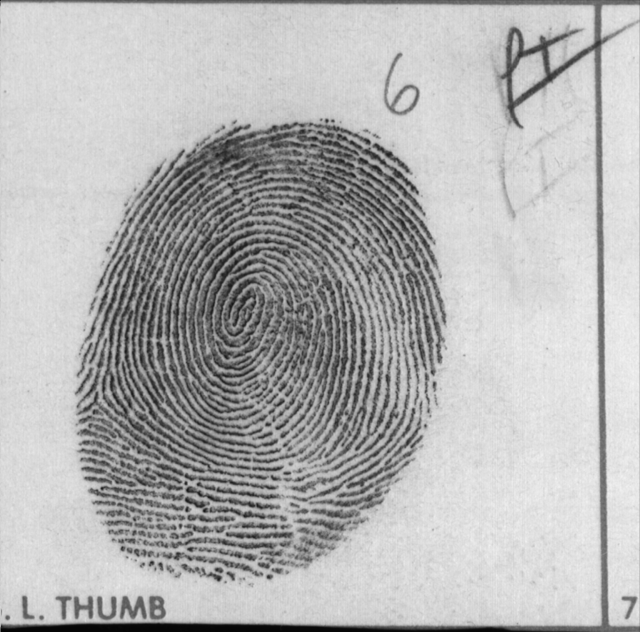
#> input picture inputImage.png, 1280 x 1264 px (shown at 1/2 size)
$ python bounding-rectangle.py --input inputImage.png
#> lines starting #> are read from the running program, lines starting #| are printed output that depends on the picture; after the words box and inside, x2 and y2 are one past the last pixel; in counts of white or black regions, pixels touching at a corner belong together
#> further down, src is the input picture: shape (1264, 1280, 3); min 0, max 246, mean 179.7
from __future__ import print_function
import cv2 as cv
import numpy as np
import argparse
import random as rng

rng.seed(12345)

def thresh_callback(val):
#> called with val = 100
    threshold = val

    ## [Canny]
    # Detect edges using Canny
    canny_output = cv.Canny(src_gray, threshold, threshold * 2)
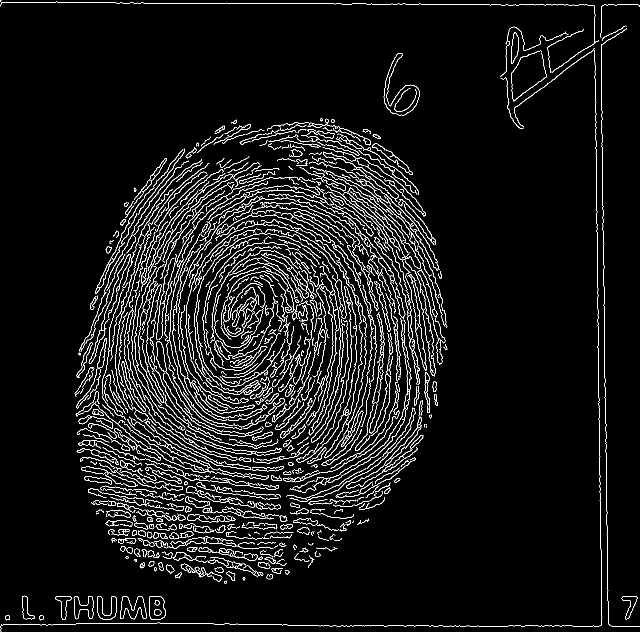
#> canny_output: shape (1264, 1280) (shown at 1/2 size); 5.6% white in thin lines or dots
    ## [Canny]

    ## [findContours]
    # Find contours
    contours, _ = cv.findContours(canny_output, cv.RETR_TREE, cv.CHAIN_APPROX_SIMPLE)
#> contours = 1199 contours, 806 with area under 20; largest, box (x1, y1, x2, y2) and area: (240, 1192, 294, 1239) 1386, (240, 1192, 294, 1239) 1346, (298, 1192, 332, 1239) 1318, (298, 1192, 332, 1239) 1298, (147, 1192, 187, 1239) 968
    ## [findContours]

    ## [allthework]
    # Approximate contours to polygons + get bounding rects and circles
    contours_poly = [None]*len(contours)
#> contours_poly = 1199 items
    boundRect = [None]*len(contours)
#> boundRect = 1199 items
    centers = [None]*len(contours)
#> centers = 1199 items
    radius = [None]*len(contours)
#> radius = 1199 items
    for i, c in enumerate(contours):
        contours_poly[i] = cv.approxPolyDP(c, 3, True)
        boundRect[i] = cv.boundingRect(contours_poly[i])
        centers[i], radius[i] = cv.minEnclosingCircle(contours_poly[i])
#> this loop made 1199 passes
#> c on pass 53: [[282, 1135], [283, 1134], [284, 1135], [283, 1136]]
#> after the loop, boundRect = 1199 items, first 6: (2, 1248, 1, 16), (4, 1245, 726, 8), (78, 1230, 10, 11), (78, 1230, 10, 10), (11, 1231, 9, 10), (10, 1230, 10, 10); centers = 1199 pairs, first value 2 to 1259.6, second value 1 to 1255.5; contours_poly = 1199 contours, 730 with area under 20; largest, box (x1, y1, x2, y2) and area: (241, 1192, 293, 1239) 1315, (300, 1192, 332, 1238) 1202, (300, 1192, 332, 1239) 1167, (242, 1192, 293, 1238) 1134, (730, 96, 1204, 1253) 1024; radius = 1199 values, max 621 at index 1188, min 0.0001 at index 52, mean 23.74
    ## [allthework]

    ## [zeroMat]
    drawing = np.zeros((canny_output.shape[0], canny_output.shape[1], 3), dtype=np.uint8)
    ## [zeroMat]

    ## [forContour]
    # Draw polygonal contour + bonding rects + circles
    for i in range(len(contours)):
        color = (rng.randint(0,256), rng.randint(0,256), rng.randint(0,256))
        cv.drawContours(drawing, contours_poly, i, color)
        cv.rectangle(drawing, (int(boundRect[i][0]), int(boundRect[i][1])), \
          (int(boundRect[i][0]+boundRect[i][2]), int(boundRect[i][1]+boundRect[i][3])), color, 2)
        cv.circle(drawing, (int(centers[i][0]), int(centers[i][1])), int(radius[i]), color, 2)
#> this loop made 1199 passes
#> color on passes 1 to 3: (213, 5, 152), (188, 99, 138), (223, 82, 191)
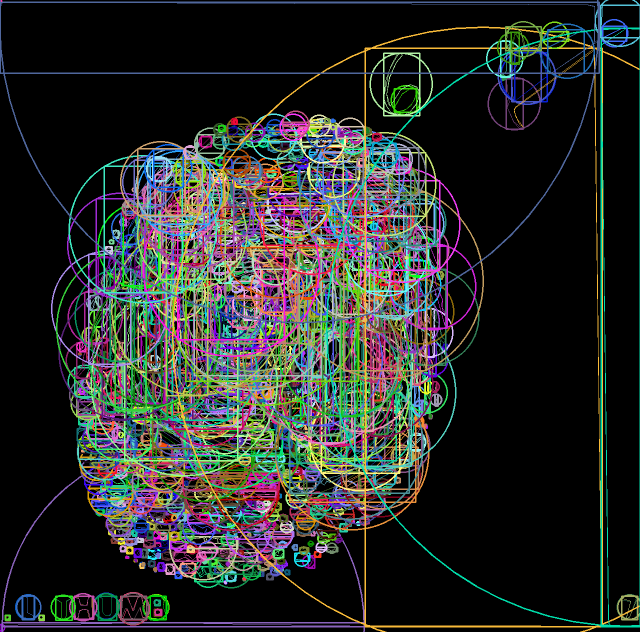
#> drawing: shape (1264, 1280, 3) (shown at 1/2 size); mean of channels 0, 1, 2 43, 44.8, 42.7; drawn as B, G, R
    ## [forContour]

    ## [showDrawings]
    # Show in a window
    cv.imshow('Contours', drawing)
    ## [showDrawings]

## [setup]
# Load source image
parser = argparse.ArgumentParser(description='Code for Creating Bounding boxes and circles for contours tutorial.')
parser.add_argument('--input', help='Path to input image.', default='stuff.jpg')
args = parser.parse_args()

src = cv.imread(cv.samples.findFile(args.input))
if src is None:
    print('Could not open or find the image:', args.input)
    exit(0)

# Convert image to gray and blur it
src_gray = cv.cvtColor(src, cv.COLOR_BGR2GRAY)
src_gray = cv.blur(src_gray, (3,3))
## [setup]

## [createWindow]
# Create Window
source_window = 'Source'
cv.namedWindow(source_window)
cv.imshow(source_window, src)
## [createWindow]
## [trackbar]
max_thresh = 255
thresh = 100 # initial threshold
cv.createTrackbar('Canny thresh:', source_window, thresh, max_thresh, thresh_callback)
thresh_callback(thresh)
## [trackbar]
cv.waitKey()

$ run again, on test_images/3.bmp
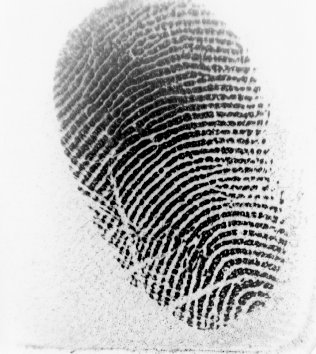
#> input picture test_images/3.bmp, 316 x 354 px
#> src is the input picture: shape (354, 316, 3); min 0, max 250, mean 181.3
#> in thresh_callback, `canny_output = cv.Canny(src_gray, threshold, threshold * 2)`:
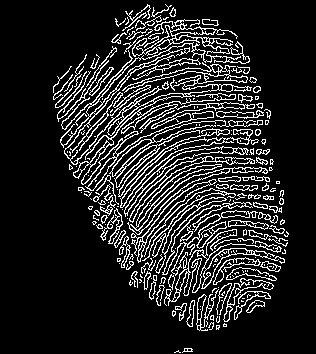
#> canny_output: shape (354, 316); 14.2% white in thin lines or dots, all inside (x1, y1, x2, y2) = (53, 4, 289, 353)
#> contours = 437 contours, 262 with area under 20; largest, box (x1, y1, x2, y2) and area: (57, 19, 255, 191) 6014, (162, 200, 285, 306) 2660, (81, 104, 207, 185) 1588, (127, 164, 268, 235) 1248, (109, 120, 263, 197) 966
#> in thresh_callback, `contours_poly = [None]*len(contours)`: contours_poly = 437 items
#> the loop in thresh_callback, `for i, c in enumerate(contours):` made 437 passes
#> c on passes 21, 22, 25: [[256, 303]], [[241, 300], [241, 301], [243, 301], [242, 301]], [[242, 298], [244, 298]]
#> after the loop in thresh_callback, `for i, c in enumerate(contours):`: boundRect = 437 items, first 6: (174, 352, 7, 1), (182, 348, 11, 5), (187, 349, 5, 2), (184, 349, 4, 2), (216, 325, 3, 5), (216, 326, 4, 2); centers = 437 pairs, first value 62 to 285.5, second value 10.5 to 352; contours_poly = 437 contours, 314 with area under 20; largest, box (x1, y1, x2, y2) and area: (57, 19, 255, 191) 7026, (162, 200, 285, 306) 3076, (81, 105, 207, 183) 1361, (127, 164, 268, 235) 1108, (109, 120, 263, 197) 964; radius = 437 values, max 107.3 at index 370, min 0.0001 at index 7, mean 8.17
#> the loop in thresh_callback, `for i in range(len(contours)):` made 437 passes
#> color on passes 1 to 3: (213, 5, 152), (188, 99, 138), (223, 82, 191)
#> after the loop in thresh_callback, `for i in range(len(contours)):`:
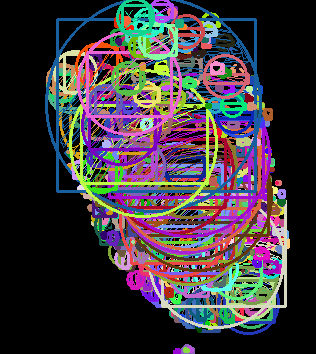
#> drawing: shape (354, 316, 3); mean of channels 0, 1, 2 61.5, 55.1, 62.3; drawn as B, G, R
